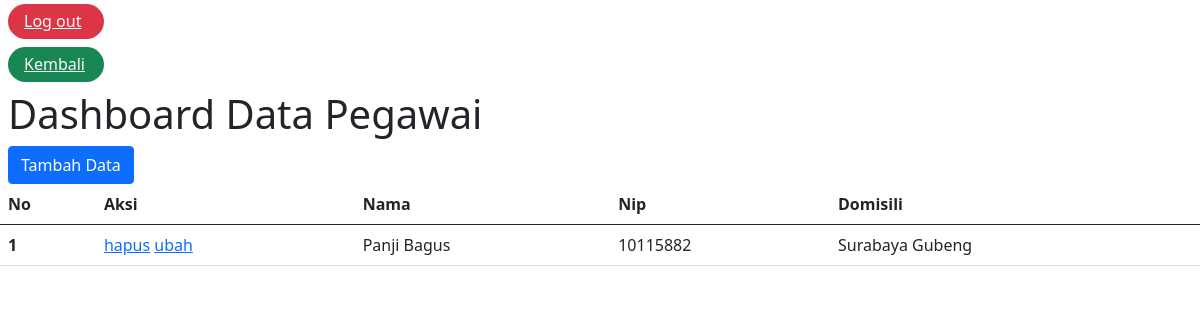
The app's page /dataPegawai/pegawai.php (signed in) with its own data.
### tables this page shows
CREATE TABLE `pegawai` (
  `id` int(255) NOT NULL,
  `nama` varchar(255) NOT NULL,
  `nip` varchar(255) NOT NULL,
  `domisili` varchar(255) NOT NULL
);

### dataPegawai/functions.php (called while the page is built, shortened)
<?php
    $conn = mysqli_connect("localhost", "root", "", "inovamedika");
    function query($query){
        global $conn;
        $result = mysqli_query($conn ,$query);
        $rows = [];
        while( $row = mysqli_fetch_assoc($result) ){
            $rows[] = $row;
        }
        return $rows;
    };
?>

### dataPegawai/pegawai.php (the view, shortened to what this page needs)
<?php
require 'functions.php';
$containerAkun = query("SELECT * FROM pegawai");
?>
<!doctype html>
<html>
  <head>
    <link href="https://cdn.jsdelivr.net/npm/bootstrap@5.1.0/dist/css/bootstrap.min.css" rel="stylesheet">
  </head>
  <body>
    <h6 class="mt-1 mx-2 bg-danger pt-2 pb-2 px-3 rounded-pill" style="width: 6rem;"><a class="link-light" href="../logout.php">Log out</a></h6>
    <h6 class="mt-1 mx-2 bg-success pt-2 pb-2 px-3 rounded-pill" style="width: 6rem;"><a class="link-light" href="../admin.php">Kembali</a></h6>
    <h1 class="mx-2">Dashboard Data Pegawai</h1>
    <a class="mx-2" href="tambah.php"><button class ="btn btn-primary">Tambah Data</button></a>
        <table class="table">
          <thead>
            <tr>
              <th scope="col">No</th>
              <th scope="col">Aksi</th>
              <th scope="col">Nama</th>
              <th scope="col">Nip</th>
              <th scope="col">Domisili</th>
            </tr>
          </thead>
          <?php $i = 1; ?>
          <?php foreach($containerAkun as $akun){ ?>
            <tbody>
                <tr>
                  <th scope="row"><?php echo $i ?></th>
                  <td>
                      <a href="hapus.php?id=<?php echo $akun["id"] ?>" class="hapus">hapus</a>
                      <a href="ubah.php?id=<?php echo $akun["id"] ?>">ubah</a>
                  </td>
                  <td><?php echo $akun["nama"] ?></td>
                  <td><?php echo $akun["nip"] ?></td>
                  <td><?php echo $akun["domisili"] ?></td>
                </tr>
            </tbody>
            <?php $i++ ?>
            <?php } ?>
        </table>
  </body>
</html>

### records on screen
pegawai: nama "Panji Bagus", nip "10115882", domisili "Surabaya Gubeng"
